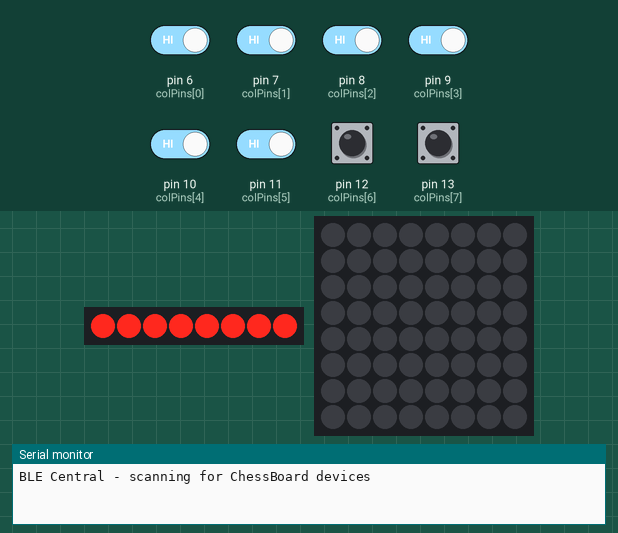
Bench run of a sketch on a simulated Arduino Uno, built with avr-gcc and run on an emulated ATmega328P. On the bench: 8 shift-register outputs drawn as a row of LEDs (first output left, lit = HIGH), 8×8 RGB LED matrix (first LED top left, wired row by row), the last lines printed to the serial monitor. Wiring (inferred from the names in the program): shift register (74HC595): data pin 2; shift clock pin 3; latch pin 4. Wiring (inferred from the signals the program sends): row of LEDs: on Q0, Q1, Q2, Q3, Q4, Q5, Q6, Q7. The test bench sets the inputs (shaded band); at power-on: pin 6 (colPins[0]), pin 7 (colPins[1]), pin 8 (colPins[2]), pin 9 (colPins[3]), pin 10 (colPins[4]), pin 11 (colPins[5]), pin 12 (colPins[6]), pin 13 (colPins[7]) HIGH. Dim RGB values are drawn brighter than linear; nothing arrives over Bluetooth unless stated.

Above: at 1.2 s.
1.3 s: pin 6 (colPins[0]) driven LOW
At 1.51 s:
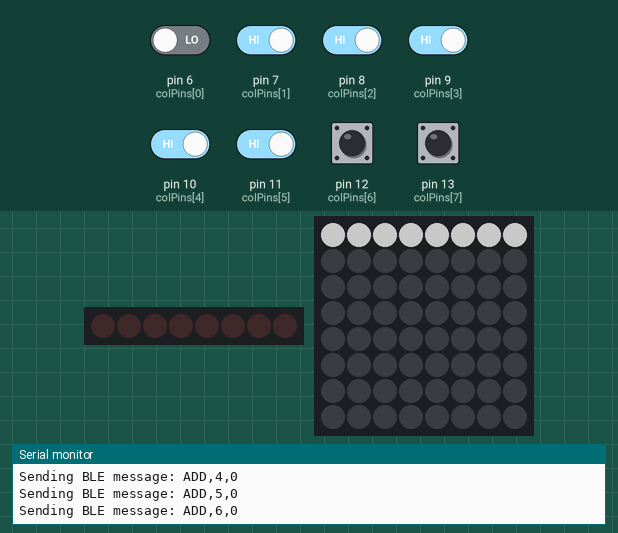
3.0 s: pin 7 (colPins[1]) driven LOW
At 3.24 s:
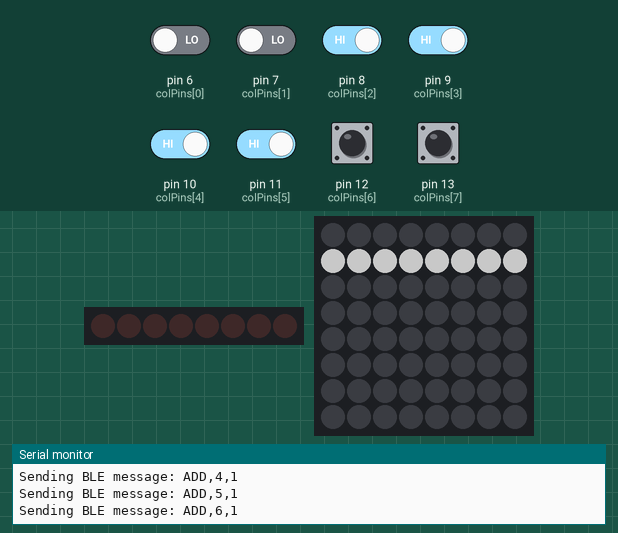
4.8 s: pin 8 (colPins[2]) driven LOW
At 5.02 s:
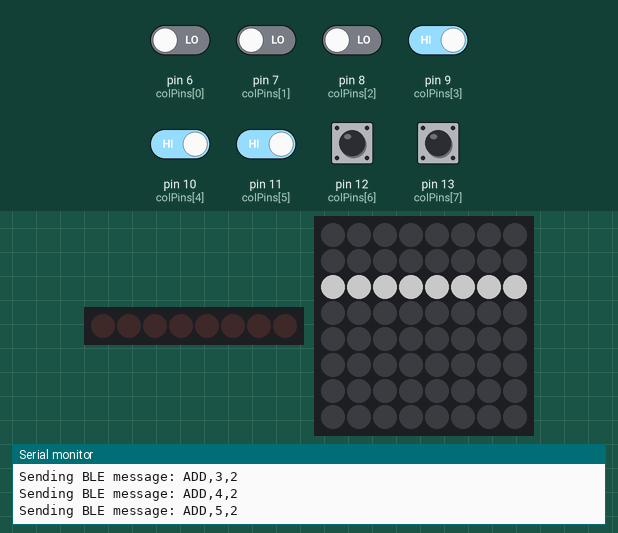
6.5 s: pin 9 (colPins[3]) driven LOW
At 6.61 s:
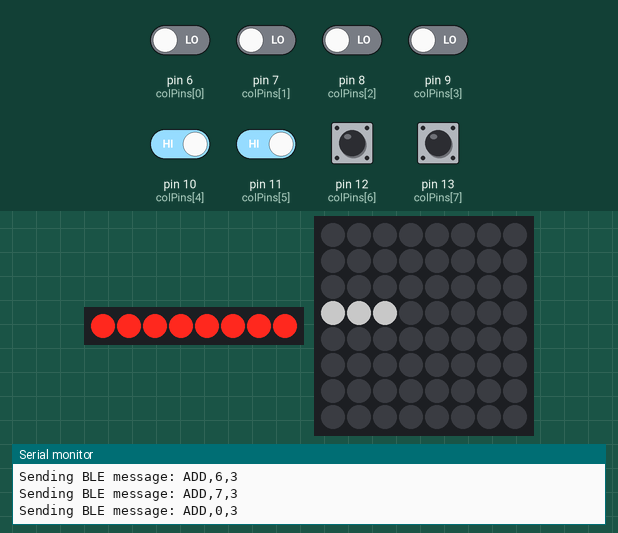
8.1 s: pin 10 (colPins[4]) driven LOW
At 8.3 s:
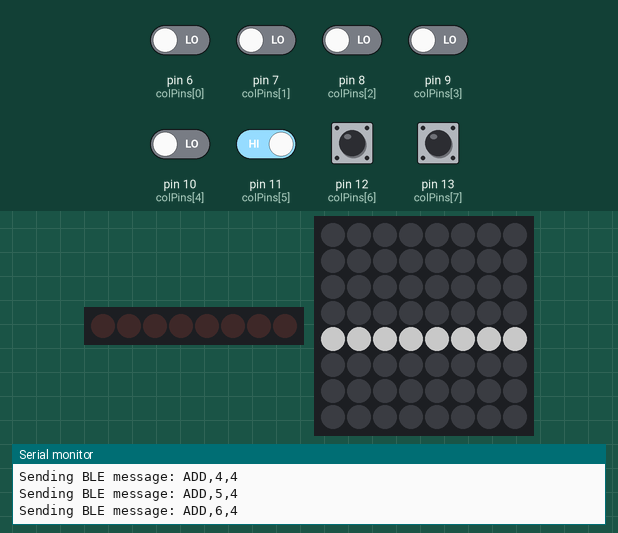
9.8 s: pin 11 (colPins[5]) driven LOW
At 10.09 s:
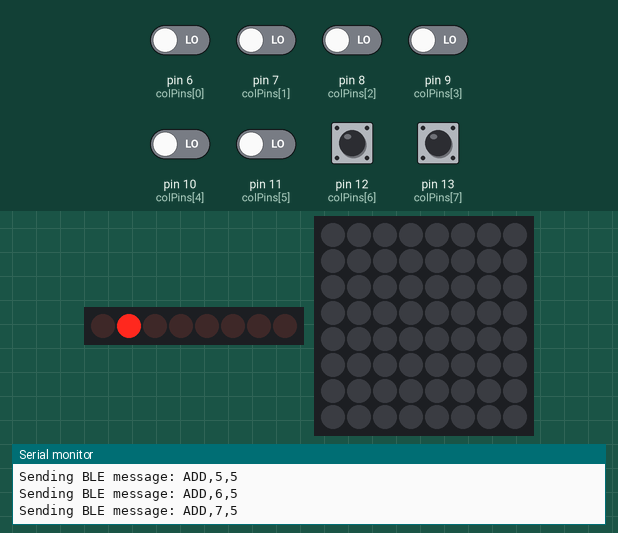
Timing chart, 0 to 12.6 s (numbered marks = the images above; inputs shaded):
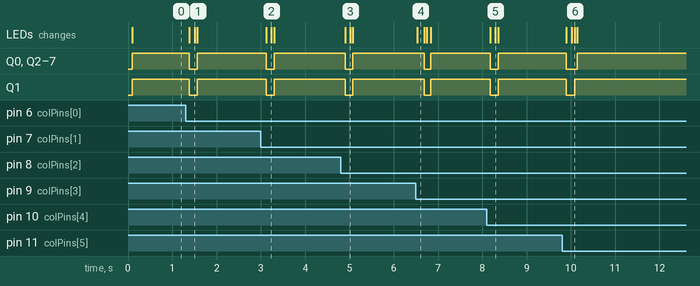

Measured:
- after the input at 1.3 s, Q0–7: HIGH → LOW after 0.08 s, → HIGH 0.18 s later
- after the input at 3.0 s, Q0–7: HIGH → LOW after 0.12 s, → HIGH 0.18 s later
- after the input at 4.8 s, Q0–7: HIGH → LOW after 0.10 s, → HIGH 0.18 s later
- after the input at 6.5 s, Q0–7: HIGH → LOW after 0.19 s, → HIGH 0.15 s later; the LEDs: change at once (image 4)
- after the input at 8.1 s, Q0–7: HIGH → LOW after 0.08 s, → HIGH 0.18 s later
- after the input at 9.8 s, Q0, Q2–7: HIGH → LOW after 0.10 s, → HIGH 0.24 s later; Q1: HIGH → LOW after 0.10 s, → HIGH 0.18 s later

The sketch:

A.ino
```cpp
#include <ArduinoBLE.h>
#include <Adafruit_NeoPixel.h>

// ---------------------------
// NeoPixel Setup
// ---------------------------
#define LED_PIN     5       // Pin for NeoPixels
#define NUM_ROWS    8
#define NUM_COLS    8
#define LED_COUNT   (NUM_ROWS * NUM_COLS)
#define BRIGHTNESS  100

Adafruit_NeoPixel strip(LED_COUNT, LED_PIN, NEO_GRBW + NEO_KHZ800);

// ---------------------------
// Shift Register (74HC594) Pins
// ---------------------------
#define SER_PIN     2   // Serial data input (pin 14)
#define SRCLK_PIN   3   // Shift register clock (pin 11)
#define RCLK_PIN    4   // Latch clock (pin 12)

// ---------------------------
// Column Input Pins (D6..D13)
// ---------------------------
int colPins[NUM_COLS] = {6, 7, 8, 9, 10, 11, 12, 13};

// ---------------------------
// Row Patterns (LSB-first)
// ---------------------------
byte rowPatterns[8] = {
  0x01, // Row 0
  0x02, // Row 1
  0x04, // Row 2
  0x08, // Row 3
  0x10, // Row 4
  0x20, // Row 5
  0x40, // Row 6
  0x80  // Row 7
};

// ---------------------------
// BLE Setup (Central)
// ---------------------------
#define SERVICE_UUID         "19B10010-E8F2-537E-4F6C-D104768A1214"
#define CHARACTERISTIC_UUID  "19B10011-E8F2-537E-4F6C-D104768A1214"

BLEDevice peripheral;
BLECharacteristic chessCharacteristic;  // Discovered characteristic

// ---------------------------
// Global Variables for Sensor Tracking
// ---------------------------
bool lastStableSensor[NUM_ROWS][NUM_COLS];
bool currentSensor[NUM_ROWS][NUM_COLS];
uint8_t pendingState[NUM_ROWS][NUM_COLS];

unsigned long lastBlinkTime = 0;
const unsigned long blinkInterval = 500; // milliseconds
bool blinkOn = false;

bool connectedBefore = false;  // To trigger the explosion animation only once

// ---------------------------
// Helper Functions
// ---------------------------

int getPixelIndex(int row, int col) {
  return col * NUM_ROWS + (NUM_ROWS - 1 - row);
}

void loadShiftRegister(byte data) {
  digitalWrite(RCLK_PIN, LOW);
  for (int i = 0; i < 8; i++) {
    bool bitVal = (data & (1 << i)) != 0;
    digitalWrite(SER_PIN, bitVal ? HIGH : LOW);
    digitalWrite(SRCLK_PIN, HIGH);
    delayMicroseconds(10);
    digitalWrite(SRCLK_PIN, LOW);
    delayMicroseconds(10);
  }
  digitalWrite(RCLK_PIN, HIGH);
  delayMicroseconds(10);
  digitalWrite(RCLK_PIN, LOW);
}

void scanSensors(bool sensors[NUM_ROWS][NUM_COLS]) {
  for (int row = 0; row < NUM_ROWS; row++) {
    loadShiftRegister(rowPatterns[row]);
    delayMicroseconds(100);  // Allow signals to settle
    for (int col = 0; col < NUM_COLS; col++) {
      int sensorVal = digitalRead(colPins[col]);
      sensors[row][col] = (sensorVal == LOW);
    }
  }
  loadShiftRegister(0x00);
}

void sendBLEMessage(String msg) {
  Serial.print("Sending BLE message: ");
  Serial.println(msg);
  chessCharacteristic.writeValue(msg.c_str(), msg.length());
}

void checkForSensorChanges() {
  for (int row = 0; row < NUM_ROWS; row++) {
    for (int col = 0; col < NUM_COLS; col++) {
      if (pendingState[row][col] == 0) {
        if (currentSensor[row][col] != lastStableSensor[row][col]) {
          if (currentSensor[row][col] == false) {
            String msg = "REMOVE," + String(row) + "," + String(col);
            sendBLEMessage(msg);
            pendingState[row][col] = 1;
          } else {
            String msg = "ADD," + String(row) + "," + String(col);
            sendBLEMessage(msg);
            pendingState[row][col] = 2;
          }
          lastStableSensor[row][col] = currentSensor[row][col];
        }
      } else {
        if (pendingState[row][col] == 1 && currentSensor[row][col] == false)
          pendingState[row][col] = 0;
        else if (pendingState[row][col] == 2 && currentSensor[row][col] == true)
          pendingState[row][col] = 0;
      }
    }
  }
}

void updateLEDs() {
  unsigned long currentMillis = millis();
  if (currentMillis - lastBlinkTime >= blinkInterval) {
    blinkOn = !blinkOn;
    lastBlinkTime = currentMillis;
  }

  for (int row = 0; row < NUM_ROWS; row++) {
    for (int col = 0; col < NUM_COLS; col++) {
      int idx = getPixelIndex(row, col);
      if (pendingState[row][col] == 1) {
        if (blinkOn)
          strip.setPixelColor(idx, strip.Color(0, 0, 0, 255));
        else
          strip.setPixelColor(idx, 0);
      } else if (pendingState[row][col] == 2) {
        strip.setPixelColor(idx, strip.Color(0, 0, 0, 255));
      } else {
        strip.setPixelColor(idx, 0);
      }
    }
  }
  strip.show();
}

void processBLEMessage(String msg) {
  Serial.print("Received BLE message: ");
  Serial.println(msg);
  int firstComma = msg.indexOf(',');
  int secondComma = msg.indexOf(',', firstComma + 1);
  if (firstComma == -1 || secondComma == -1) return;
  String command = msg.substring(0, firstComma);
  int row = msg.substring(firstComma + 1, secondComma).toInt();
  int col = msg.substring(secondComma + 1).toInt();
  if (command == "REMOVE") {
    pendingState[row][col] = 1;
  } else if (command == "ADD") {
    pendingState[row][col] = 2;
  }
}

void playExplosionAnimation() {
  Serial.println("Playing explosion animation");
  int center = 3;
  for (int r = 0; r <= 4; r++) {
    for (int dx = -r; dx <= r; dx++) {
      for (int dy = -r; dy <= r; dy++) {
        int x = center + dx;
        int y = center + dy;
        if (x >= 0 && x < NUM_COLS && y >= 0 && y < NUM_ROWS) {
          int idx = getPixelIndex(y, x);
          strip.setPixelColor(idx, strip.Color(0, 0, 0, 255));
        }
      }
    }
    strip.show();
    delay(50);
  }
  for (int r = 4; r >= 0; r--) {
    for (int dx = -r; dx <= r; dx++) {
      for (int dy = -r; dy <= r; dy++) {
        int x = center + dx;
        int y = center + dy;
        if (x >= 0 && x < NUM_COLS && y >= 0 && y < NUM_ROWS) {
          int idx = getPixelIndex(y, x);
          strip.setPixelColor(idx, 0);
        }
      }
    }
    strip.show();
    delay(50);
  }
}

void setup() {
  Serial.begin(9600);

  for (int row = 0; row < NUM_ROWS; row++) {
    for (int col = 0; col < NUM_COLS; col++) {
      lastStableSensor[row][col] = false;
      currentSensor[row][col] = false;
      pendingState[row][col] = 0;
    }
  }

  strip.begin();
  strip.show();
  strip.setBrightness(BRIGHTNESS);

  pinMode(SER_PIN, OUTPUT);
  pinMode(SRCLK_PIN, OUTPUT);
  pinMode(RCLK_PIN, OUTPUT);
  for (int c = 0; c < NUM_COLS; c++) {
    pinMode(colPins[c], INPUT);
  }
  loadShiftRegister(0x00);

  if (!BLE.begin()) {
    Serial.println("BLE Central initialization failed!");
    while (1);
  }
  Serial.println("BLE Central - scanning for ChessBoard devices");
  BLE.scanForUuid(SERVICE_UUID);
}

void loop() {
  if (!peripheral) {
    peripheral = BLE.available();
    if (peripheral) {
      Serial.print("Found peripheral: ");
      Serial.println(peripheral.localName());
      if (peripheral.localName() == "ChessBoard") {
        BLE.stopScan();
        Serial.println("Attempting to connect...");
        if (peripheral.connect()) {
          Serial.println("Connected to peripheral");
          if (peripheral.discoverAttributes()) {
            chessCharacteristic = peripheral.characteristic(CHARACTERISTIC_UUID);
            if (chessCharacteristic) {
              Serial.println("Characteristic found!");
              // Subscribe to notifications so that we can receive BLE messages
              if (chessCharacteristic.canSubscribe()) {
                chessCharacteristic.subscribe();
                Serial.println("Subscribed to notifications!");
              }
              if (!connectedBefore) {
                playExplosionAnimation();
                connectedBefore = true;
              }
              String initMsg = "INIT";
              chessCharacteristic.writeValue(initMsg.c_str(), initMsg.length());
            } else {
              Serial.println("Characteristic not found!");
            }
          } else {
            Serial.println("Attribute discovery failed!");
          }
        } else {
          Serial.println("Connection failed!");
        }
      }
    }
  }

  if (peripheral && peripheral.connected()) {
    if (chessCharacteristic.valueUpdated()) {
      int len = chessCharacteristic.valueLength();
      char buffer[21];
      if (len > 20) len = 20;
      chessCharacteristic.readValue((byte*)buffer, len);
      buffer[len] = '\0';
      Serial.print("Received: ");
      Serial.println(buffer);
      processBLEMessage(String(buffer));
    }
    scanSensors(currentSensor);
    checkForSensorChanges();
    updateLEDs();
    delay(50);
  } else {
    scanSensors(currentSensor);
    checkForSensorChanges();
    updateLEDs();
    delay(50);
  }

  if (peripheral && !peripheral.connected()) {
    Serial.println("Peripheral disconnected");
    peripheral = BLEDevice();
    BLE.scanForUuid(SERVICE_UUID);
  }
}
```
